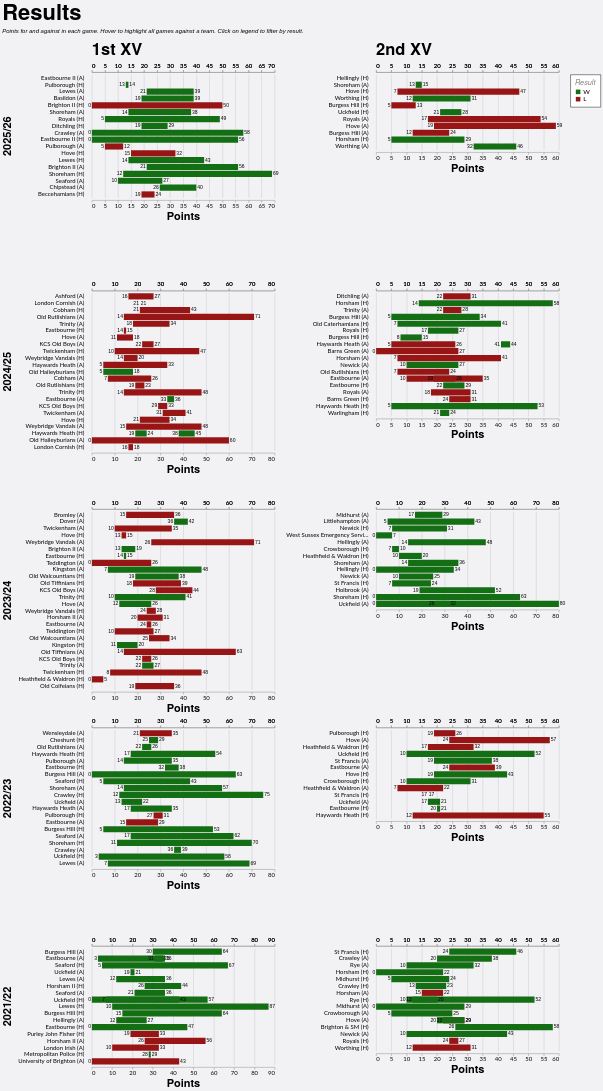

Here is the Vega-Lite specification saved for this chart:
### Vega-Lite specification from a JSON file in a GitHub repository (floating-point values rounded to 4 significant figures; data arrays with more than 128 entries replaced by an {"elided": "..."} marker saying what was removed)
{"config": {"axis": {"labelFont": "Lato, sans-serif", "titleFont": "PT Sans Narrow, Helvetica Neue, Helvetica, Arial, sans-serif", "labelFontSize": 13, "titleFontSize": 24, "gridColor": "#202947", "gridOpacity": 0.2}, "header": {"labelFont": "PT Sans Narrow, Helvetica Neue, Helvetica, Arial, sans-serif", "titleFont": "PT Sans Narrow, Helvetica Neue, Helvetica, Arial, sans-serif", "labelFontSize": 24, "titleFontSize": 28, "labelFontWeight": "bold", "orient": "left"}, "legend": {"labelFont": "Lato, sans-serif", "titleFont": "PT Sans Narrow, Helvetica Neue, Helvetica, Arial, sans-serif", "labelFontSize": 14, "titleFontSize": 16, "titlePadding": 5, "fillColor": "white", "strokeColor": "black", "padding": 10, "titleFontWeight": "lighter", "titleFontStyle": "italic", "titleColor": "gray", "offset": 10}, "title": {"font": "PT Sans Narrow, Helvetica Neue, Helvetica, Arial, sans-serif", "fontSize": 48, "fontWeight": "bold", "anchor": "start", "align": "center", "titlePadding": 20, "subtitlePadding": 10, "subtitleFontSize": 13, "subtitleColor": "", "subtitleFontStyle": "italic", "offset": 15, "color": "black"}, "axisX": {"labelAngle": 0}, "facet": {"title": null, "header": null, "align": {"row": "each", "column": "each"}}, "resolve": {"scale": {"y": "independent", "facet": "independent"}}, "background": "#f2f1f4", "view": {"strokeWidth": 0}}, "data": {"name": "data-195e6b2ad90a9c803831174ad5e0f508"}, "facet": {"column": {"field": "squad", "header": {"labelAnchor": "start", "labelExpr": "datum.value + ' XV'", "labelFontSize": 36, "title": null}, "title": null, "type": "nominal"}, "row": {"field": "season", "sort": {"field": "season", "order": "descending"}, "title": null, "type": "nominal"}}, "spec": {"layer": [{"mark": {"type": "bar"}, "encoding": {"color": {"field": "result", "legend": {"orient": "right", "title": "Result", "titleOrient": "top"}, "scale": {"domain": ["W", "L"], "range": ["#146f14", "#981515"]}, "type": "nominal"}, "detail": {"field": "game_id", "type": "nominal"}, "opacity": {"condition": {"param": "param_4", "value": 1.0, "empty": true}, "value": 0.2}, "x": {"axis": {"offset": 5, "orient": "bottom"}, "field": "pf", "title": "Points", "type": "quantitative"}, "x2": {"field": "pa"}, "y": {"axis": {"domain": false, "grid": false, "offset": 15, "ticks": false, "title": null}, "field": "game_label", "sort": {"field": "date", "order": "descending"}, "title": null, "type": "nominal"}}, "name": "view_2"}, {"mark": {"type": "text", "align": "right", "dx": -2, "dy": 0}, "encoding": {"color": {"value": "black"}, "detail": {"field": "game_id", "type": "nominal"}, "opacity": {"condition": {"param": "param_4", "value": 1.0, "empty": true}, "value": 0.2}, "text": {"field": "loser", "type": "nominal"}, "x": {"axis": {"offset": 5, "orient": "top"}, "field": "loser", "title": null, "type": "quantitative"}, "y": {"axis": {"domain": false, "grid": false, "offset": 15, "ticks": false, "title": null}, "field": "game_label", "sort": {"field": "date", "order": "descending"}, "title": null, "type": "nominal"}}}, {"mark": {"type": "text", "align": "left", "dx": 2, "dy": 0}, "encoding": {"color": {"value": "black"}, "detail": {"field": "game_id", "type": "nominal"}, "opacity": {"condition": {"param": "param_4", "value": 1.0, "empty": true}, "value": 0.2}, "text": {"field": "winner", "type": "nominal"}, "x": {"axis": {"offset": 5, "orient": "top"}, "field": "winner", "title": null, "type": "quantitative"}, "y": {"axis": {"domain": false, "grid": false, "offset": 15, "ticks": false, "title": null}, "field": "game_label", "sort": {"field": "date", "order": "descending"}, "title": null, "type": "nominal"}}}], "height": {"step": 15}, "transform": [{"filter": {"param": "param_5"}}], "width": 400}, "params": [{"name": "param_4", "select": {"type": "point", "clear": "mouseout", "fields": ["opposition"], "on": "hover"}, "views": ["view_2"]}, {"name": "param_5", "select": {"type": "point", "fields": ["result"]}, "bind": "legend", "views": ["view_2"]}], "resolve": {"scale": {"x": "independent", "y": "independent"}}, "spacing": 10, "title": {"text": "Results", "subtitle": "Points for and against in each game. Hover to highlight all games against a team. Click on legend to filter by result."}, "$schema": "https://vega.github.io/schema/vega-lite/v5.20.1.json", "datasets": {"data-195e6b2ad90a9c803831174ad5e0f508": {"elided": "183 records"}}}
